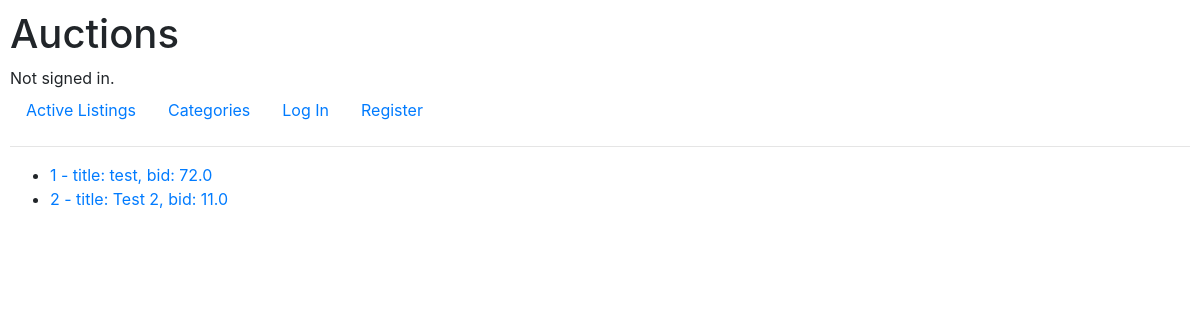
Before: /category/1 with the older database file.
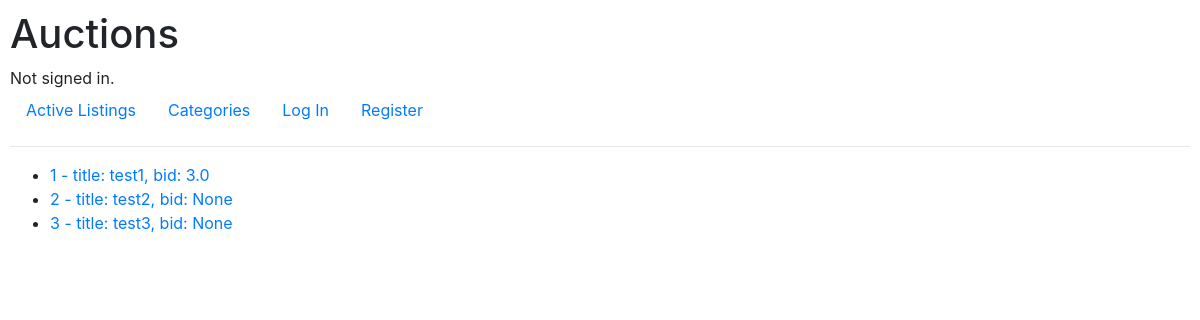
After: the same page with the newer database file.
### auctions/models.py (models this page shows)
class Listings(models.Model):
    title = models.CharField(max_length=256)
    description = models.TextField(max_length=512)
    starting_bid = models.FloatField()
    current_bid = models.FloatField(blank=True, null=True)
    active = models.BooleanField(default=True)
    created_date = models.DateTimeField(default=timezone.now)
    creator = models.ForeignKey(User, on_delete=models.PROTECT, related_name="all_creators")
    category = models.ForeignKey(Categories, on_delete=models.CASCADE, related_name="similar_listings")
    watchers = models.ManyToManyField(User, blank=True, related_name="watch_list")
    buyer = models.ForeignKey(User, blank=True, null=True, on_delete=models.PROTECT)
    image = models.ImageField(null=True, blank=True, upload_to="images/")
    def __str__(self):
        return f"{self.id} - title: {self.title}, bid: {self.current_bid}"

### auctions/views.py (the view)
# urls.py: path("category/<int:category_id>", views.category_list, name="category_list"),
def category_list(request, category_id):
    categories = Listings.objects.filter(category=category_id)
    return render(
        request,
        "auctions/categoryList.html",
        {
            "categories": categories,
        },
    )

### auctions/templates/auctions/categoryList.html
{% extends "auctions/layout.html" %}
{% block body %}
<ul>
{% for c in categories %}
<li>
    <a href="{% url 'item' c.id %}">
    {{c}}
    </a>
</li>
{% endfor %}
</ul>
{% endblock %}

Changed rows visible on the page:
changed Listings: id+title+current_bid "1 - title: test, bid: 72.0" → "1 - title: test1, bid: 3.0"
changed Listings: id+title+current_bid "2 - title: Test 2, bid: 11.0" → "2 - title: test2, bid: None"
now on this page (row edited): Listings: id+title+current_bid "3 - title: test3, bid: None"
